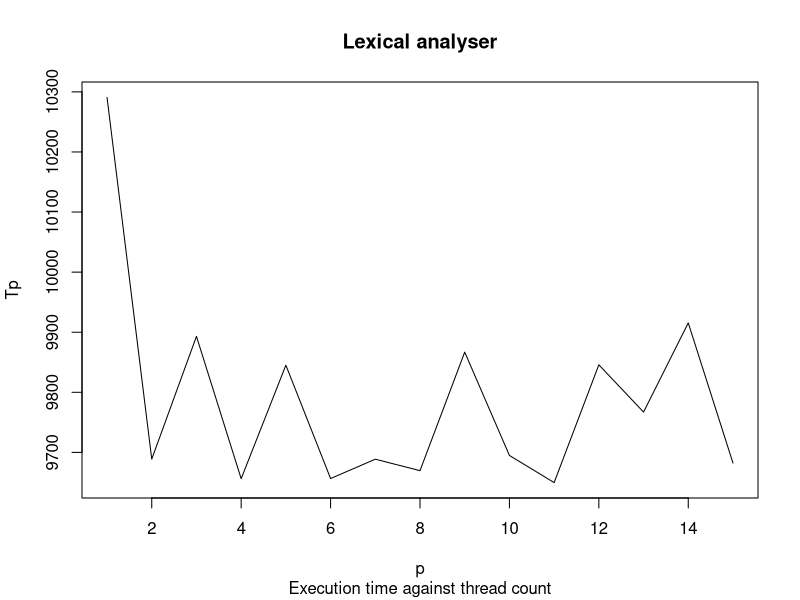
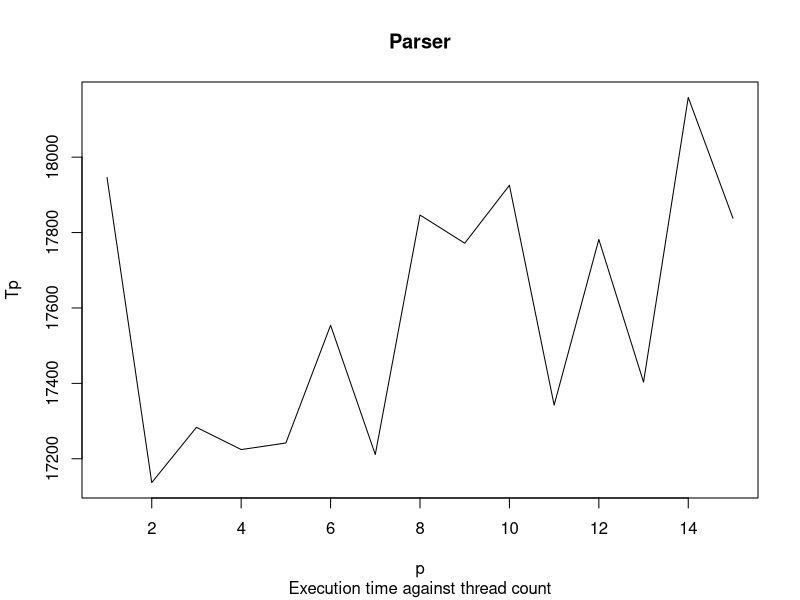
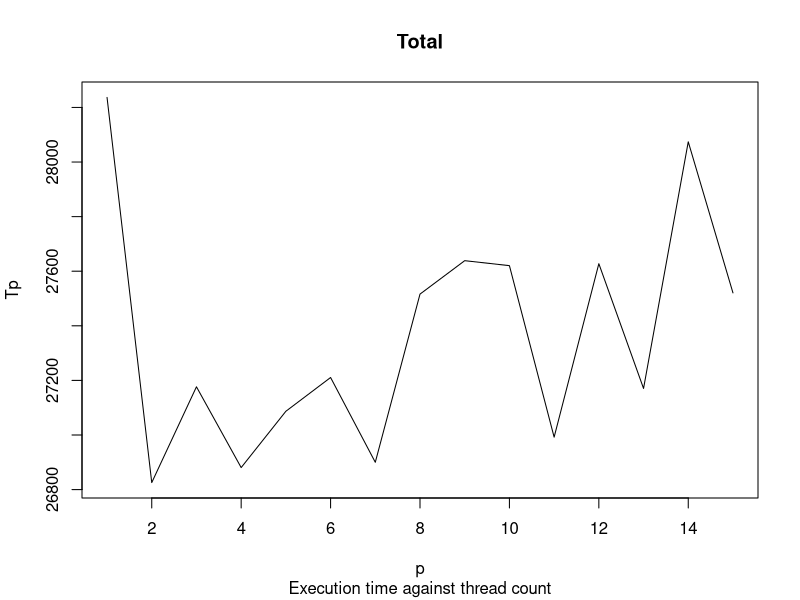
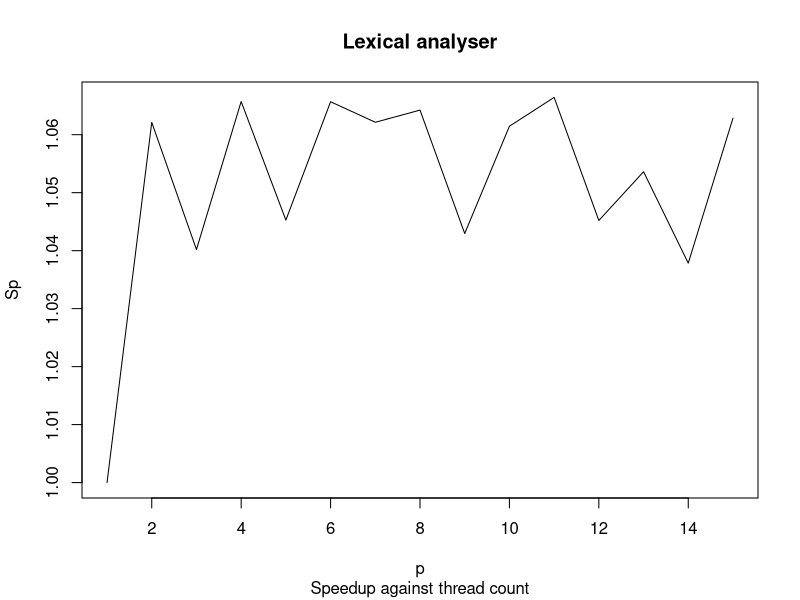
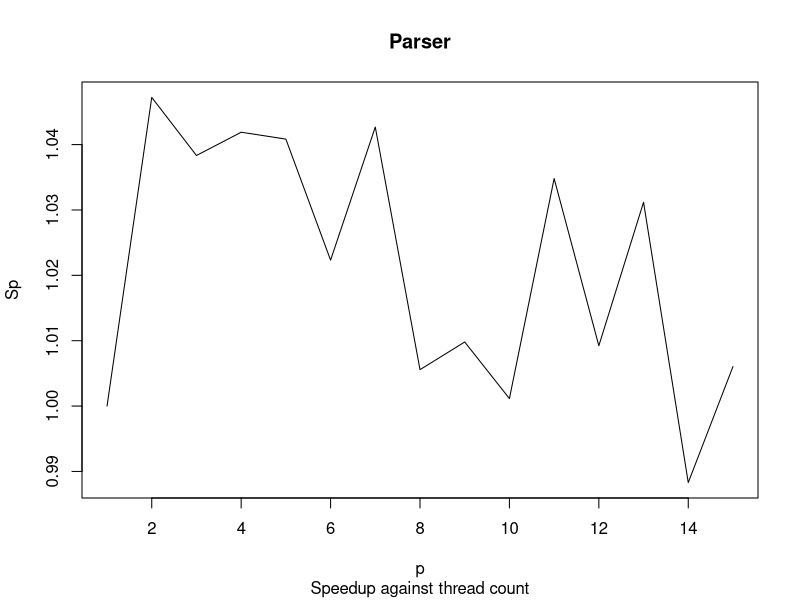
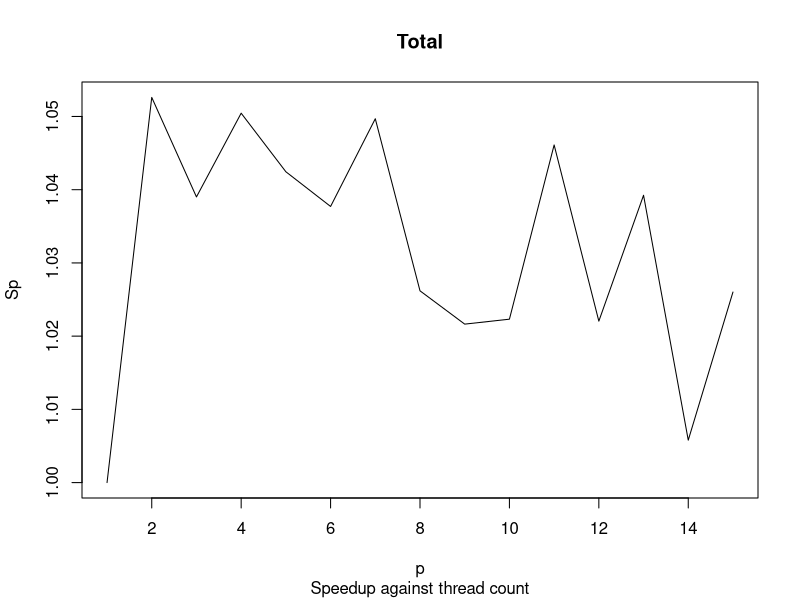
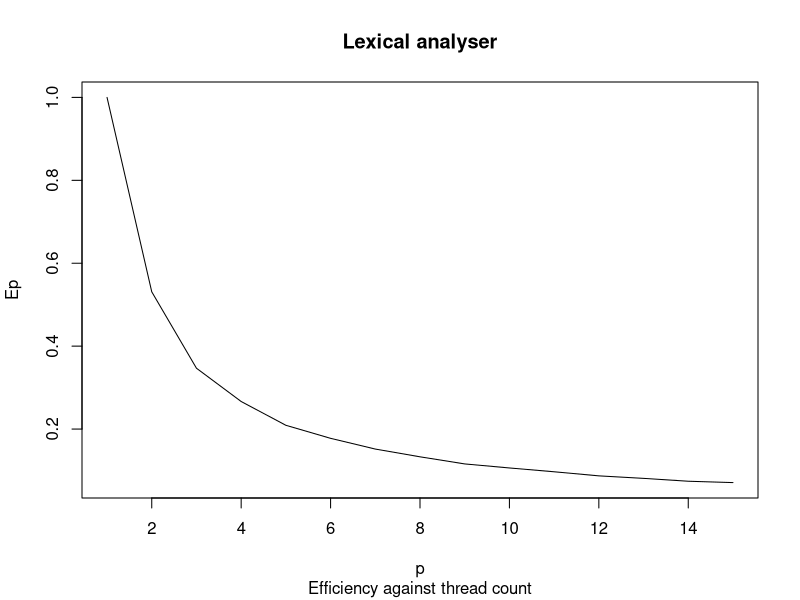
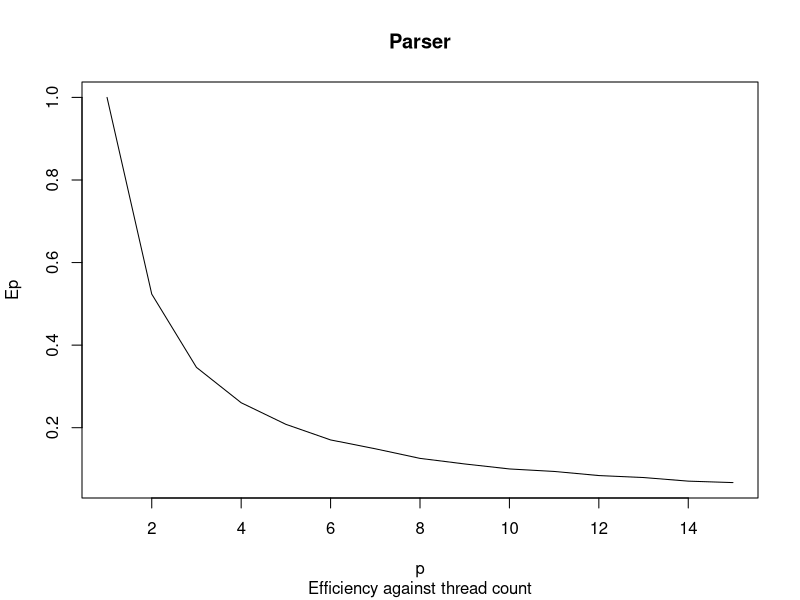

Reproduce these figures in R, in order.
tp_lexer <- c(10290.781728, 9688.815649, 9893.138364, 9656.216076, 9845.111727, 9656.521882, 9688.695327, 9669.590845, 9866.888565, 9694.934786, 9649.756515, 9845.757591, 9767.112981, 9915.506494, 9682.353990); tp_lexer
tp_parser <- c(17945.963957, 17136.798029, 17283.407232, 17224.419706, 17241.839613, 17554.116244, 17211.345622, 17846.559005, 17771.716818, 17925.423752, 17342.307615, 17781.824748, 17403.409597, 18158.555230, 17838.187585); tp_parser
tp_total <- apply(rbind(tp_lexer, tp_parser), 2, sum); tp_total
p <- 1:length(tp_total)
sp_lexer <- tp_lexer[1] / tp_lexer; sp_lexer
sp_parser <- tp_parser[1] / tp_parser; sp_parser
sp_total <- tp_total[1] / tp_total; sp_total
ep_lexer <- sp_lexer / p; ep_lexer
ep_parser <- sp_parser / p; ep_parser
ep_total <- sp_total / p; ep_total
plot(p, tp_lexer, type="l", main="Lexical analyser", sub="Execution time against thread count", xlab="p", ylab="Tp")
plot(p, tp_parser, type="l", main="Parser", sub="Execution time against thread count", xlab="p", ylab="Tp")
plot(p, tp_total, type="l", main="Total", sub="Execution time against thread count", xlab="p", ylab="Tp")
plot(p, sp_lexer, type="l", main="Lexical analyser", sub="Speedup against thread count", xlab="p", ylab="Sp")
plot(p, sp_parser, type="l", main="Parser", sub="Speedup against thread count", xlab="p", ylab="Sp")
plot(p, sp_total, type="l", main="Total", sub="Speedup against thread count", xlab="p", ylab="Sp")
plot(p, ep_lexer, type="l", main="Lexical analyser", sub="Efficiency against thread count", xlab="p", ylab="Ep")
plot(p, ep_parser, type="l", main="Parser", sub="Efficiency against thread count", xlab="p", ylab="Ep")
plot(p, ep_total, type="l", main="Total", sub="Efficiency against thread count", xlab="p", ylab="Ep")